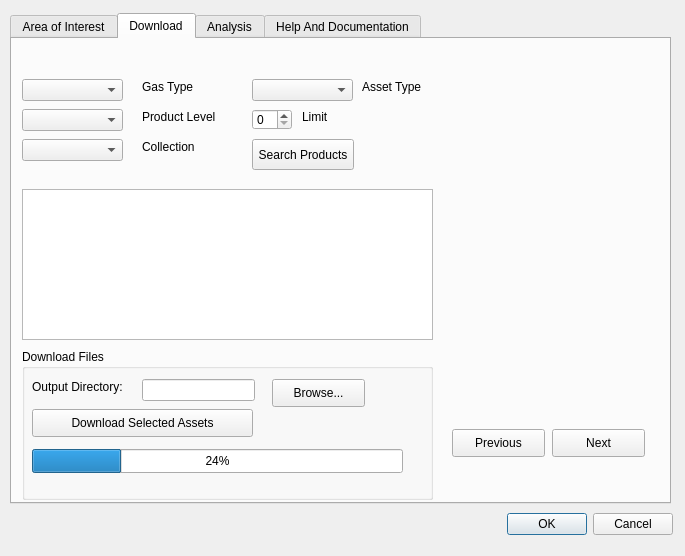
<?xml version="1.0" encoding="UTF-8"?>
<ui version="4.0">
 <class>Dialog</class>
 <widget class="QDialog" name="Dialog">
  <property name="geometry">
   <rect>
    <x>0</x>
    <y>0</y>
    <width>685</width>
    <height>556</height>
   </rect>
  </property>
  <property name="windowTitle">
   <string>Dialog</string>
  </property>
  <widget class="QTabWidget" name="tabWidget">
   <property name="geometry">
    <rect>
     <x>10</x>
     <y>13</y>
     <width>661</width>
     <height>491</height>
    </rect>
   </property>
   <property name="currentIndex">
    <number>1</number>
   </property>
   <widget class="QWidget" name="tab">
    <attribute name="title">
     <string>Area of Interest</string>
    </attribute>
    <widget class="QLineEdit" name="token_input">
     <property name="geometry">
      <rect>
       <x>0</x>
       <y>10</y>
       <width>131</width>
       <height>24</height>
      </rect>
     </property>
    </widget>
    <widget class="QLabel" name="label">
     <property name="geometry">
      <rect>
       <x>140</x>
       <y>10</y>
       <width>171</width>
       <height>16</height>
      </rect>
     </property>
     <property name="text">
      <string>Please Enter Your Token Here</string>
     </property>
    </widget>
    <widget class="QLabel" name="label_start_date">
     <property name="geometry">
      <rect>
       <x>20</x>
       <y>330</y>
       <width>63</width>
       <height>16</height>
      </rect>
     </property>
     <property name="text">
      <string>Start Date:</string>
     </property>
    </widget>
    <widget class="QDateEdit" name="start_date_edit">
     <property name="geometry">
      <rect>
       <x>90</x>
       <y>330</y>
       <width>90</width>
       <height>24</height>
      </rect>
     </property>
     <property name="calendarPopup">
      <bool>true</bool>
     </property>
    </widget>
    <widget class="QLabel" name="label_end_date">
     <property name="geometry">
      <rect>
       <x>20</x>
       <y>360</y>
       <width>56</width>
       <height>16</height>
      </rect>
     </property>
     <property name="text">
      <string>End Date:</string>
     </property>
    </widget>
    <widget class="QDateEdit" name="end_date_edit">
     <property name="geometry">
      <rect>
       <x>90</x>
       <y>360</y>
       <width>90</width>
       <height>24</height>
      </rect>
     </property>
     <property name="calendarPopup">
      <bool>true</bool>
     </property>
    </widget>
    <widget class="QRadioButton" name="radio_canvas_aoi">
     <property name="geometry">
      <rect>
       <x>10</x>
       <y>40</y>
       <width>191</width>
       <height>20</height>
      </rect>
     </property>
     <property name="text">
      <string>Use Canvas / Map Selection</string>
     </property>
     <property name="checked">
      <bool>true</bool>
     </property>
    </widget>
    <widget class="QRadioButton" name="radio_custom_aoi">
     <property name="geometry">
      <rect>
       <x>10</x>
       <y>60</y>
       <width>181</width>
       <height>20</height>
      </rect>
     </property>
     <property name="text">
      <string>Use Custom AOI (Manual)</string>
     </property>
    </widget>
    <widget class="QGroupBox" name="groupBox">
     <property name="geometry">
      <rect>
       <x>10</x>
       <y>100</y>
       <width>261</width>
       <height>157</height>
      </rect>
     </property>
     <property name="title">
      <string>Bounding Box</string>
     </property>
     <layout class="QFormLayout" name="formLayout">
      <item row="0" column="0">
       <widget class="QLabel" name="label_5">
        <property name="text">
         <string>North</string>
        </property>
       </widget>
      </item>
      <item row="0" column="1">
       <widget class="QLineEdit" name="txt_north"/>
      </item>
      <item row="1" column="0">
       <widget class="QLabel" name="label_6">
        <property name="text">
         <string>West</string>
        </property>
       </widget>
      </item>
      <item row="1" column="1">
       <widget class="QLineEdit" name="txt_west"/>
      </item>
      <item row="2" column="0">
       <widget class="QLabel" name="label_7">
        <property name="text">
         <string>South</string>
        </property>
       </widget>
      </item>
      <item row="2" column="1">
       <widget class="QLineEdit" name="txt_south"/>
      </item>
      <item row="3" column="0">
       <widget class="QLabel" name="label_8">
        <property name="text">
         <string>East</string>
        </property>
       </widget>
      </item>
      <item row="3" column="1">
       <widget class="QLineEdit" name="txt_east"/>
      </item>
     </layout>
    </widget>
    <widget class="QPushButton" name="aoi_btn">
     <property name="geometry">
      <rect>
       <x>10</x>
       <y>280</y>
       <width>261</width>
       <height>28</height>
      </rect>
     </property>
     <property name="text">
      <string>Select Area on Canvas</string>
     </property>
    </widget>
    <widget class="QPushButton" name="next_btn">
     <property name="geometry">
      <rect>
       <x>540</x>
       <y>390</y>
       <width>93</width>
       <height>28</height>
      </rect>
     </property>
     <property name="text">
      <string>Next</string>
     </property>
    </widget>
   </widget>
   <widget class="QWidget" name="tab_2">
    <attribute name="title">
     <string>Download</string>
    </attribute>
    <widget class="QComboBox" name="collection_combo">
     <property name="geometry">
      <rect>
       <x>10</x>
       <y>100</y>
       <width>101</width>
       <height>22</height>
      </rect>
     </property>
    </widget>
    <widget class="QLabel" name="label_2">
     <property name="geometry">
      <rect>
       <x>130</x>
       <y>100</y>
       <width>55</width>
       <height>16</height>
      </rect>
     </property>
     <property name="text">
      <string>Collection</string>
     </property>
    </widget>
    <widget class="QComboBox" name="asset_combo">
     <property name="geometry">
      <rect>
       <x>240</x>
       <y>40</y>
       <width>101</width>
       <height>22</height>
      </rect>
     </property>
    </widget>
    <widget class="QLabel" name="label_3">
     <property name="geometry">
      <rect>
       <x>350</x>
       <y>40</y>
       <width>63</width>
       <height>16</height>
      </rect>
     </property>
     <property name="text">
      <string>Asset Type</string>
     </property>
    </widget>
    <widget class="QSpinBox" name="limit_spin">
     <property name="geometry">
      <rect>
       <x>240</x>
       <y>70</y>
       <width>40</width>
       <height>21</height>
      </rect>
     </property>
    </widget>
    <widget class="QLabel" name="label_4">
     <property name="geometry">
      <rect>
       <x>290</x>
       <y>70</y>
       <width>27</width>
       <height>16</height>
      </rect>
     </property>
     <property name="text">
      <string>Limit</string>
     </property>
    </widget>
    <widget class="QTableWidget" name="products_table">
     <property name="geometry">
      <rect>
       <x>10</x>
       <y>150</y>
       <width>411</width>
       <height>151</height>
      </rect>
     </property>
    </widget>
    <widget class="QPushButton" name="search_btn">
     <property name="geometry">
      <rect>
       <x>240</x>
       <y>100</y>
       <width>102</width>
       <height>31</height>
      </rect>
     </property>
     <property name="text">
      <string>Search Products</string>
     </property>
    </widget>
    <widget class="QGroupBox" name="groupBox_2">
     <property name="geometry">
      <rect>
       <x>10</x>
       <y>310</y>
       <width>411</width>
       <height>151</height>
      </rect>
     </property>
     <property name="title">
      <string>Download Files</string>
     </property>
     <widget class="QPushButton" name="download_btn">
      <property name="geometry">
       <rect>
        <x>10</x>
        <y>60</y>
        <width>221</width>
        <height>28</height>
       </rect>
      </property>
      <property name="text">
       <string>Download Selected Assets</string>
      </property>
     </widget>
     <widget class="QLabel" name="label_9">
      <property name="geometry">
       <rect>
        <x>10</x>
        <y>30</y>
        <width>101</width>
        <height>16</height>
       </rect>
      </property>
      <property name="text">
       <string>Output Directory:</string>
      </property>
     </widget>
     <widget class="QLineEdit" name="output_dir_input">
      <property name="geometry">
       <rect>
        <x>120</x>
        <y>30</y>
        <width>113</width>
        <height>22</height>
       </rect>
      </property>
      <property name="text">
       <string/>
      </property>
     </widget>
     <widget class="QProgressBar" name="progress_bar">
      <property name="geometry">
       <rect>
        <x>10</x>
        <y>100</y>
        <width>371</width>
        <height>24</height>
       </rect>
      </property>
      <property name="value">
       <number>24</number>
      </property>
     </widget>
     <widget class="QPushButton" name="browse_dir_btn">
      <property name="geometry">
       <rect>
        <x>250</x>
        <y>30</y>
        <width>93</width>
        <height>28</height>
       </rect>
      </property>
      <property name="text">
       <string>Browse...</string>
      </property>
     </widget>
    </widget>
    <widget class="QPushButton" name="download_next_btn">
     <property name="geometry">
      <rect>
       <x>540</x>
       <y>390</y>
       <width>93</width>
       <height>28</height>
      </rect>
     </property>
     <property name="text">
      <string>Next</string>
     </property>
    </widget>
    <widget class="QPushButton" name="download_prev_btn">
     <property name="geometry">
      <rect>
       <x>440</x>
       <y>390</y>
       <width>93</width>
       <height>28</height>
      </rect>
     </property>
     <property name="text">
      <string>Previous</string>
     </property>
    </widget>
    <widget class="QComboBox" name="combo_gas">
     <property name="geometry">
      <rect>
       <x>10</x>
       <y>40</y>
       <width>101</width>
       <height>22</height>
      </rect>
     </property>
    </widget>
    <widget class="QLabel" name="label_15">
     <property name="geometry">
      <rect>
       <x>130</x>
       <y>40</y>
       <width>55</width>
       <height>16</height>
      </rect>
     </property>
     <property name="text">
      <string>Gas Type</string>
     </property>
    </widget>
    <widget class="QLabel" name="label_16">
     <property name="geometry">
      <rect>
       <x>130</x>
       <y>70</y>
       <width>81</width>
       <height>16</height>
      </rect>
     </property>
     <property name="text">
      <string>Product Level</string>
     </property>
    </widget>
    <widget class="QComboBox" name="combo_level">
     <property name="geometry">
      <rect>
       <x>10</x>
       <y>70</y>
       <width>101</width>
       <height>22</height>
      </rect>
     </property>
    </widget>
   </widget>
   <widget class="QWidget" name="Analysis">
    <attribute name="title">
     <string>Analysis</string>
    </attribute>
    <widget class="QPushButton" name="analysis_prev_btn">
     <property name="geometry">
      <rect>
       <x>540</x>
       <y>390</y>
       <width>93</width>
       <height>28</height>
      </rect>
     </property>
     <property name="text">
      <string>Previous</string>
     </property>
    </widget>
    <widget class="QGroupBox" name="group_box_ei">
     <property name="geometry">
      <rect>
       <x>340</x>
       <y>20</y>
       <width>291</width>
       <height>351</height>
      </rect>
     </property>
     <property name="title">
      <string>Plume Environmental Impact Analysis</string>
     </property>
     <widget class="QLabel" name="label_13">
      <property name="geometry">
       <rect>
        <x>10</x>
        <y>30</y>
        <width>191</width>
        <height>16</height>
       </rect>
      </property>
      <property name="text">
       <string>Select Vector Layer For Analysis:</string>
      </property>
     </widget>
     <widget class="QComboBox" name="analysis_vector_combo">
      <property name="geometry">
       <rect>
        <x>10</x>
        <y>50</y>
        <width>250</width>
        <height>22</height>
       </rect>
      </property>
     </widget>
     <widget class="QLabel" name="label_14">
      <property name="geometry">
       <rect>
        <x>10</x>
        <y>80</y>
        <width>141</width>
        <height>16</height>
       </rect>
      </property>
      <property name="text">
       <string>Save Analysis Result To:</string>
      </property>
     </widget>
     <widget class="QLineEdit" name="analysis_output_input_ei">
      <property name="geometry">
       <rect>
        <x>10</x>
        <y>110</y>
        <width>113</width>
        <height>22</height>
       </rect>
      </property>
     </widget>
     <widget class="QPushButton" name="btn_browse_ei">
      <property name="geometry">
       <rect>
        <x>140</x>
        <y>110</y>
        <width>93</width>
        <height>28</height>
       </rect>
      </property>
      <property name="text">
       <string>Browse...</string>
      </property>
     </widget>
     <widget class="QPushButton" name="btn_run_analysis_ei">
      <property name="geometry">
       <rect>
        <x>10</x>
        <y>150</y>
        <width>171</width>
        <height>28</height>
       </rect>
      </property>
      <property name="text">
       <string>Run Environmental Analysis</string>
      </property>
     </widget>
     <widget class="QTextEdit" name="analysis_report_txt_ei">
      <property name="geometry">
       <rect>
        <x>20</x>
        <y>190</y>
        <width>251</width>
        <height>151</height>
       </rect>
      </property>
      <property name="readOnly">
       <bool>true</bool>
      </property>
     </widget>
    </widget>
    <widget class="QGroupBox" name="group_box_hotspot">
     <property name="geometry">
      <rect>
       <x>20</x>
       <y>20</y>
       <width>281</width>
       <height>411</height>
      </rect>
     </property>
     <property name="title">
      <string>Hotspot Analysis</string>
     </property>
     <widget class="QLabel" name="label_10">
      <property name="geometry">
       <rect>
        <x>10</x>
        <y>30</y>
        <width>191</width>
        <height>16</height>
       </rect>
      </property>
      <property name="text">
       <string>Select Raster Layer For Analysis:</string>
      </property>
     </widget>
     <widget class="QComboBox" name="analysis_raster_combo">
      <property name="geometry">
       <rect>
        <x>10</x>
        <y>50</y>
        <width>250</width>
        <height>22</height>
       </rect>
      </property>
     </widget>
     <widget class="QLabel" name="label_11">
      <property name="geometry">
       <rect>
        <x>10</x>
        <y>80</y>
        <width>207</width>
        <height>16</height>
       </rect>
      </property>
      <property name="text">
       <string>Emission Threshold Value (ppm/m):</string>
      </property>
     </widget>
     <widget class="QLineEdit" name="txt_threshold">
      <property name="geometry">
       <rect>
        <x>10</x>
        <y>100</y>
        <width>71</width>
        <height>24</height>
       </rect>
      </property>
      <property name="text">
       <string>100</string>
      </property>
     </widget>
     <widget class="QPushButton" name="analysis_browse_btn">
      <property name="geometry">
       <rect>
        <x>160</x>
        <y>150</y>
        <width>93</width>
        <height>28</height>
       </rect>
      </property>
      <property name="text">
       <string>Browse...</string>
      </property>
     </widget>
     <widget class="QLabel" name="label_12">
      <property name="geometry">
       <rect>
        <x>10</x>
        <y>130</y>
        <width>141</width>
        <height>16</height>
       </rect>
      </property>
      <property name="text">
       <string>Save Analysis Result To:</string>
      </property>
     </widget>
     <widget class="QLineEdit" name="analysis_output_input">
      <property name="geometry">
       <rect>
        <x>10</x>
        <y>150</y>
        <width>137</width>
        <height>24</height>
       </rect>
      </property>
     </widget>
     <widget class="QPushButton" name="analysis_btn">
      <property name="geometry">
       <rect>
        <x>10</x>
        <y>180</y>
        <width>128</width>
        <height>28</height>
       </rect>
      </property>
      <property name="text">
       <string>Run Hotspot Analysis</string>
      </property>
     </widget>
     <widget class="QTextEdit" name="analysis_report_txt">
      <property name="geometry">
       <rect>
        <x>10</x>
        <y>220</y>
        <width>261</width>
        <height>181</height>
       </rect>
      </property>
      <property name="readOnly">
       <bool>true</bool>
      </property>
     </widget>
    </widget>
   </widget>
   <widget class="QWidget" name="tab_help">
    <attribute name="title">
     <string>Help And Documentation</string>
    </attribute>
    <widget class="QTextBrowser" name="txt_help_guide">
     <property name="geometry">
      <rect>
       <x>-5</x>
       <y>1</y>
       <width>661</width>
       <height>441</height>
      </rect>
     </property>
    </widget>
   </widget>
  </widget>
  <widget class="QDialogButtonBox" name="buttonBox">
   <property name="geometry">
    <rect>
     <x>480</x>
     <y>510</y>
     <width>193</width>
     <height>28</height>
    </rect>
   </property>
   <property name="orientation">
    <enum>Qt::Horizontal</enum>
   </property>
   <property name="standardButtons">
    <set>QDialogButtonBox::Cancel|QDialogButtonBox::Ok</set>
   </property>
  </widget>
 </widget>
 <resources/>
 <connections>
  <connection>
   <sender>buttonBox</sender>
   <signal>accepted()</signal>
   <receiver>Dialog</receiver>
   <slot>accept()</slot>
   <hints>
    <hint type="sourcelabel">
     <x>248</x>
     <y>254</y>
    </hint>
    <hint type="destinationlabel">
     <x>157</x>
     <y>274</y>
    </hint>
   </hints>
  </connection>
  <connection>
   <sender>buttonBox</sender>
   <signal>rejected()</signal>
   <receiver>Dialog</receiver>
   <slot>reject()</slot>
   <hints>
    <hint type="sourcelabel">
     <x>316</x>
     <y>260</y>
    </hint>
    <hint type="destinationlabel">
     <x>286</x>
     <y>274</y>
    </hint>
   </hints>
  </connection>
 </connections>
</ui>
